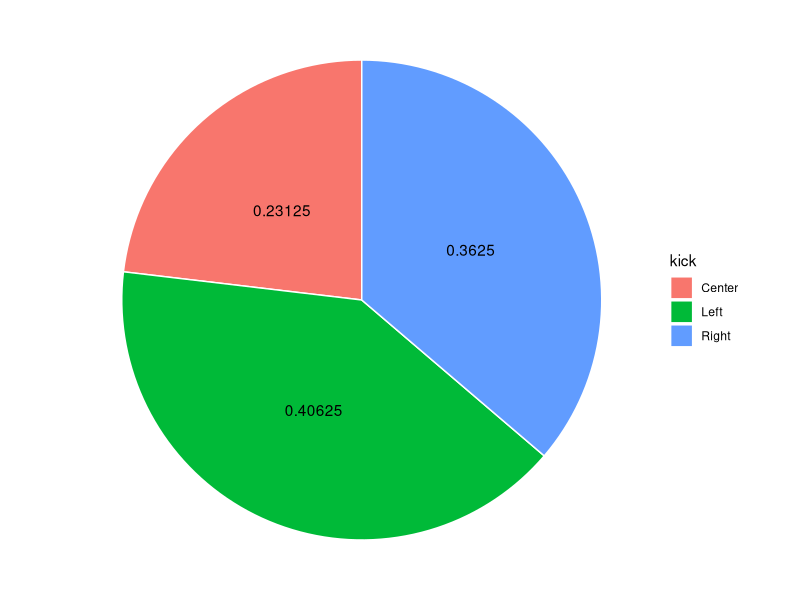
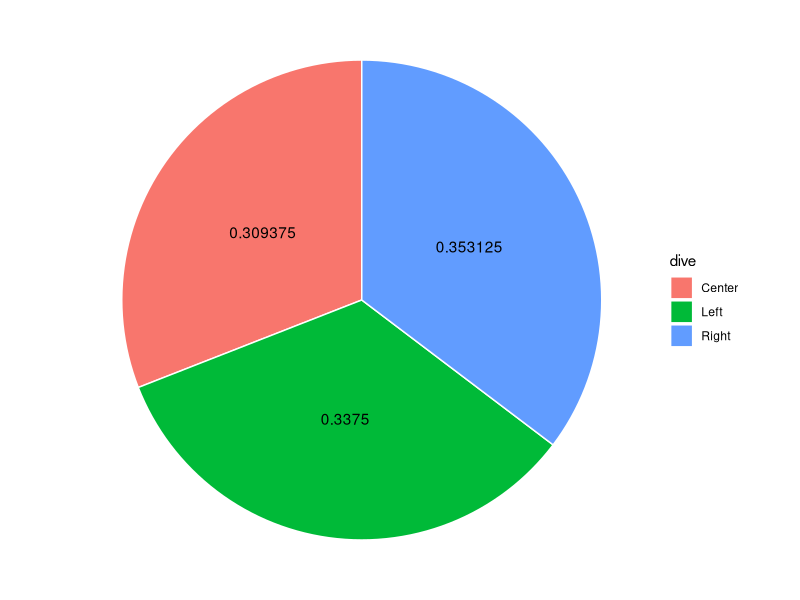

R code for these plots, in order:
## ---- chunk 1
# comments look like this
print("This is R code")
## ---- chunk 2
#| code-fold: false
#| message: false
#| warning: false
# load tidyverse packages
library(tidyverse)

# setwd("activities/06PenaltyKicks")

# read in the class results from csv file
data <- read_csv("EC327F25-activity6_results.csv") 

# print the first 10 observations
head(data, n = 10)
## ---- chunk 3
#| code-fold: false
N <- nrow(data)
## ---- chunk 4
data |> 
group_by(kick) |> 
summarise(
  n = n(),
  p = n / N,
  goals = sum(goal),
  avg_goal = mean(goal)
) |> 
ggplot(aes(x="", fill=kick, y=p)) +
geom_bar(stat = "identity", width=1, color="white") +
coord_polar("y",start=0) +
theme_void() +
# geom_text(aes(label = s_k), position = position_stack(vjust = 0.5)) +
geom_text(aes(label = p), position = position_stack(vjust = 0.5))
## ---- chunk 5
data |> 
group_by(dive) |> 
summarise(
  n = n(),
  p = n / N,
  goals = sum(goal),
  avg_goal = mean(goal)
) |> 
ggplot(aes(x="", fill=dive, y=p)) +
geom_bar(stat = "identity", width=1, color="white") +
coord_polar("y",start=0) +
theme_void() +
# geom_text(aes(label = s_k), position = position_stack(vjust = 0.5)) +
geom_text(aes(label = p), position = position_stack(vjust = 0.5))
## ---- chunk 6
#| message: false
data |>
  group_by(kick) |>
  summarise(
    n = n(),
    goals = sum(goal),
    win_rate = goals / n
  )
## ---- chunk 7
#| message: false
data |>
  group_by(dive) |>
  summarise(
    n = n(),
    goals = sum(goal),
    win_rate = goals / n
  )
